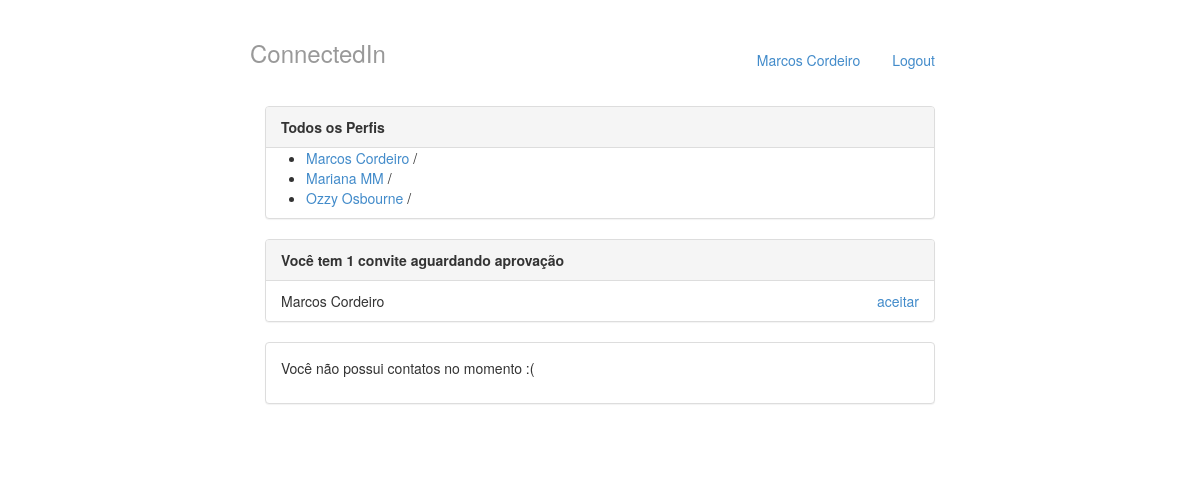
The app's page /, older data.
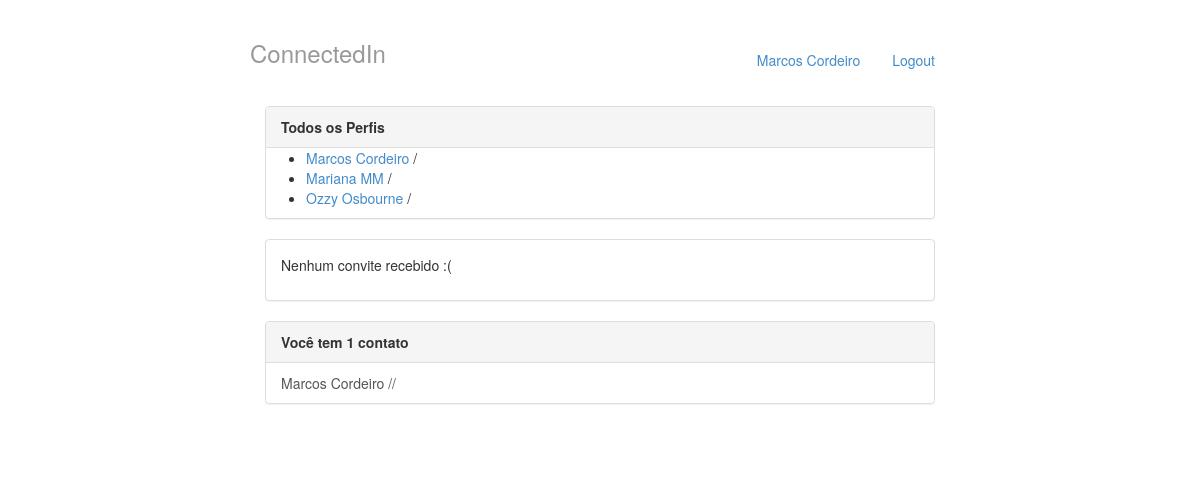
The same page, newer data.
### perfis/models.py (models this page shows, shortened)
class Perfil(models.Model):
	nome = models.CharField(max_length=255, null=False)
	telefone = models.CharField(max_length=15, null=False)
	nome_empresa = models.CharField(max_length=255, null=False)
	contatos = models.ManyToManyField('self')
	usuario = models.OneToOneField(User, related_name="perfil")
	@property
	def email(self):
		return self.usuario.email

class Convite(models.Model):
	solicitante = models.ForeignKey(Perfil, related_name='convites_feitos')
	convidado = models.ForeignKey(Perfil, related_name='convites_recebidos')

### perfis/views.py (the view)
# urls.py: url(r'^$', views.index, name='index'),
def index(request):
	return render(request, 'index.html', {"perfis" : Perfil.objects.all() , 'perfil_logado' : get_perfil_logado(request)})

### perfis/views.py (called while the page is built)
def get_perfil_logado(request):
	return Perfil.objects.get(id=1)

### perfis/templates/index.html
{% extends "base.html" %}
{% block body %}
<div class="col-lg-12">
	<div class="panel panel-default">
		<div class="panel-heading">
			<strong>Todos os Perfis</strong>
		</div>
		{% if perfis %}
		<ul>
			{% for perfil in perfis %}
			<li>
				<a href="{% url 'exibir' perfil.id %}">{{ perfil.nome }} </a> / {{ perfil.email }}
			</li>
			{% endfor %}
		</ul>
		{% else %}
		<p>Nenhum Perfil encontrado</p>
		{% endif %}
	</div>
	<div class="panel panel-default">
		{% with total_de_convites=perfil_logado.convites_recebidos.count %}
		{% if perfil_logado.convites_recebidos.count  %}
		<div class="panel-heading">
			<strong>Você tem {{ total_de_convites }}
				convite{{ total_de_convites | pluralize }}
				aguardando aprovação</strong>
			</div>
			<ul class="list-group">
				{% for convite in perfil_logado.convites_recebidos.all %}
				<li class="list-group-item">
					{{ convite.solicitante.nome}}
					<a href="{% url 'aceitar' convite.id %}" class="pull-right">aceitar</a>
				</li>
				{% endfor %}
			</ul>
			{% else %}
			<div class="panel-body">
				<p>Nenhum convite recebido :(</p>
			</div>
			{% endif %}
			{% endwith %}
		</div>
		<div class="panel panel-default">
			{% with total_de_contatos=perfil_logado.contatos.count %}
			{% if total_de_contatos %}
			<div class="panel-heading">
				<strong>Você tem {{total_de_contatos}} contato{{ total_de_contatos|pluralize }}</strong>
			</div>
			<ul class="list-group">
				{% for contato in perfil_logado.contatos.all %}
				<a href="{% url 'exibir' contato.id %}" class="list-group-item">{{ contato.nome }} // {{ contato.email }}</a>
				{% endfor %}
			</ul>
			{% else %}
			<div class="panel-body">
				<p>Você não possui contatos no momento :(</p>
			</div>
			{% endif %}
			{% endwith %}
		</div>
	</div>
	{% endblock %}

### perfis/templates/base.html (shortened to what this page needs)
{% load staticfiles %}
<!DOCTYPE html>
<html lang="pt-br">
<head>
	<link rel="stylesheet" type="text/css" href="{% static "styles/bootstrap.css" %}">
	<link rel="stylesheet" type="text/css" href="{% static "styles/main.css" %}">
</head>
<body>
	<div class="container">
		<div clss="header">
			<ul class="nav nav-pills pull-right">
				<li><a href="{% url 'index' %}">{{perfil_logado.nome}}</a></li>
				<li><a href="/logout/">Logout</a> </li>
			</ul>
			<h3 class="text-muted">ConnectedIn</h3>
		</div>
		<div class="row content">
			{% block body %}
			{% endblock %}
		</div>
	</div>
</body>
</html>

### perfis/static/styles/main.css (style rules this page uses)
body { padding-top: 20px; padding-bottom: 20px; }
.header, .content, .footer { padding-left: 15px; padding-right: 15px; }
@media (min-width: 768px) { .container { max-width: 730px; } }
.content { margin: 40px 0; }
@media screen and (min-width: 768px) { .header, .content, .footer { padding-left: 0; padding-right: 0; } }

Row changes from the older to the newer data that the page shows:
removed Convite: solicitante.nome "Marcos Cordeiro"
now on one of the page's lists (row unchanged): Perfil: nome "Marcos Cordeiro"
Text that changed along with them:
{{ total_de_contatos }}: (not shown) → "1"
{{ total_de_convites }}: "1" → (not shown)
text no longer shown: "convite aguardando aprovação Você não possui contatos no momento :("
text now shown: "Nenhum convite recebido :( contato"
